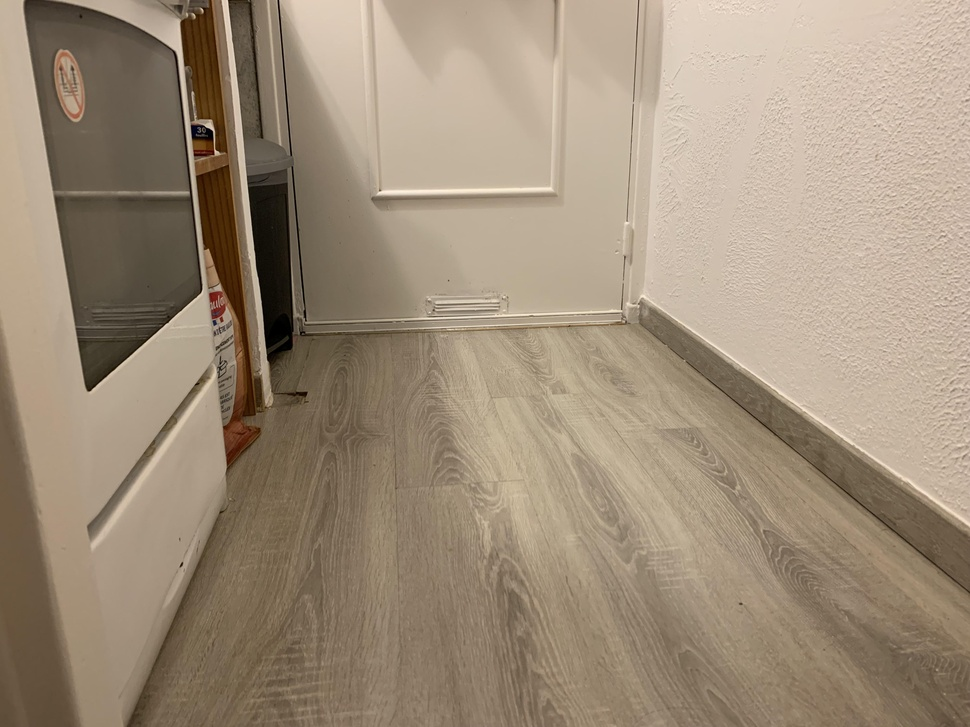
#> input picture salle_photo.jpg, 970 x 727 px, shrunk from 4032 x 3024 before the run
$ python Detection_Objet.py
#> lines starting #> are read from the running program, lines starting #| are printed output that depends on the picture; after the words box and inside, x2 and y2 are one past the last pixel; in counts of white or black regions, pixels touching at a corner belong together
import cv2
import numpy as np

image = cv2.imread('salle_photo.jpg')
#> image is the input picture: shape (727, 970, 3); mean B, G, R 121.6, 141.8, 158.5
if image is None:
    print("L'image n'a pas pu être chargée.")
    exit()

#  RGB en HSV
hsv = cv2.cvtColor(image, cv2.COLOR_BGR2HSV)
#> hsv: shape (727, 970, 3); mean H, S, V 16.5, 65, 158.5

lower_blue = np.array([90, 50, 50])  # Valeurs HSV pour la couleur bleue (exemple)
upper_blue = np.array([130, 255, 255])

# filtre/masque
mask = cv2.inRange(hsv, lower_blue, upper_blue)
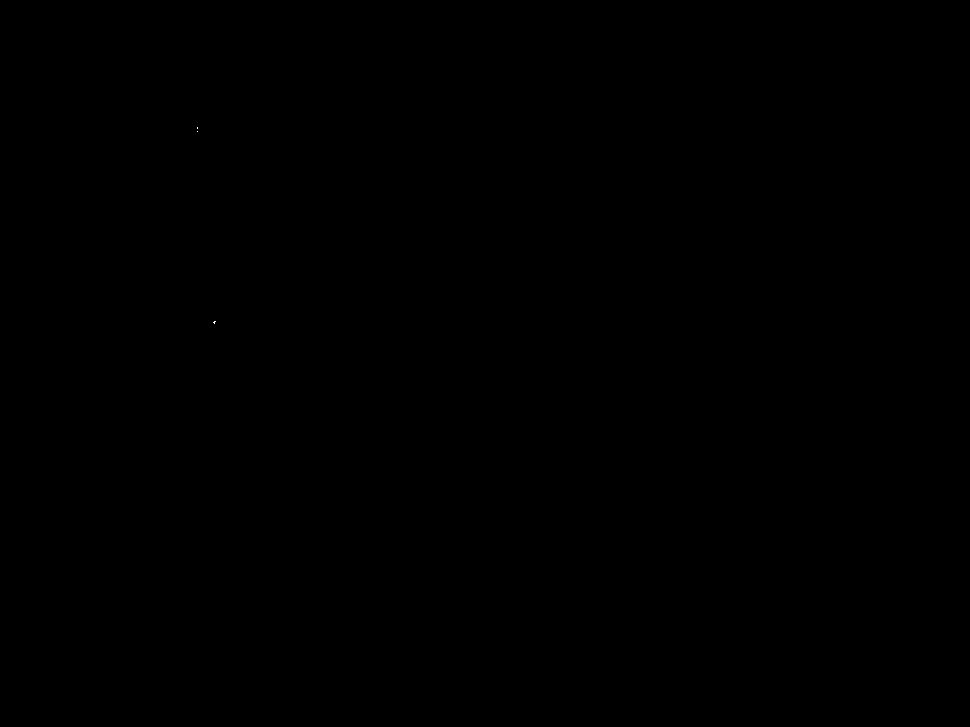
#> mask: shape (727, 970); 0% white in thin lines or dots, all inside (x1, y1, x2, y2) = (197, 127, 216, 324)

#contours
contours, _ = cv2.findContours(mask, cv2.RETR_EXTERNAL, cv2.CHAIN_APPROX_SIMPLE)
#> contours = 3 contours, all with area under 20

#contours
for contour in contours:
    # delta plage de detection , on enleve les trucs trop petit
    if cv2.contourArea(contour) > 1000:
        x, y, w, h = cv2.boundingRect(contour)
        cv2.rectangle(image, (x, y), (x + w, y + h), (0, 255, 0), 2)
#> this loop made 3 passes
#> contour on passes 2 to 3: [[197, 131]], [[197, 127], [197, 128]]

# Sauvegarder l'image
cv2.imwrite('resultat_detection.jpg', image)

$ run again, with salle_github.jpg copied over salle_photo.jpg
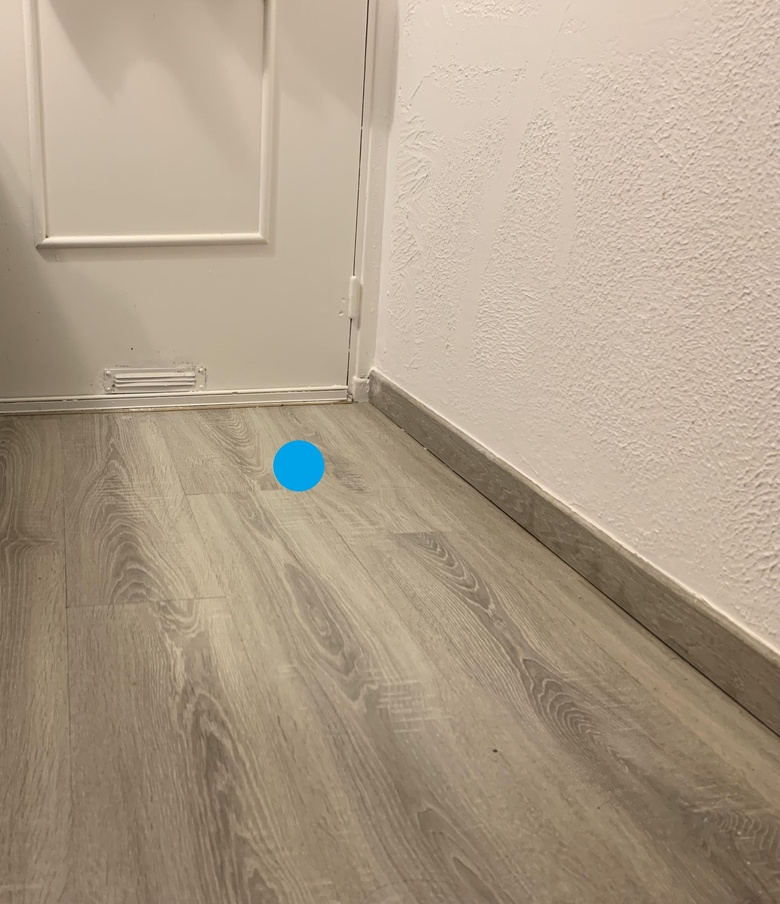
#> input picture salle_github.jpg, 780 x 904 px, shrunk from 2609 x 3024 before the run
#> image is the input picture: shape (904, 780, 3); mean B, G, R 137.8, 158, 174.3
#> hsv: shape (904, 780, 3); mean H, S, V 16.6, 57.4, 174.9
#> mask: shape (904, 780); 0.3% white; 1 white region
#> contours = 1 contour; box (x1, y1, x2, y2) and area: (273, 440, 325, 492) 2073
#> the loop `for contour in contours:` made 1 pass
#> (x, y, w, h) on pass 1: (273, 440, 52, 52)
#> after the loop `for contour in contours:`:
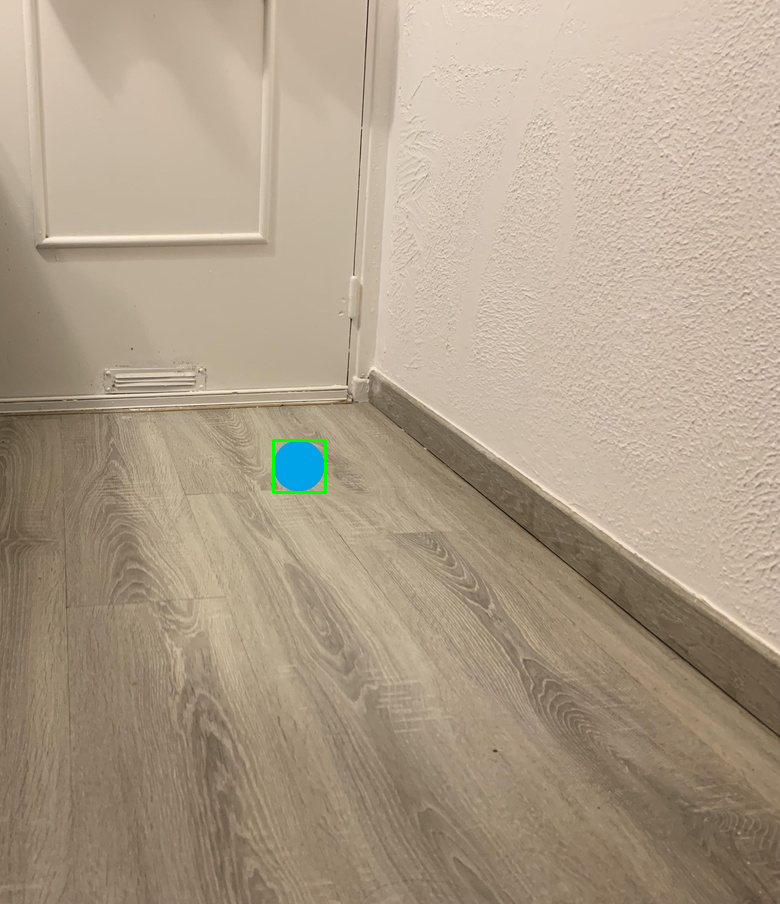
#> image: shape (904, 780, 3); 0.09% of pixels changed, all inside (x1, y1, x2, y2) = (272, 439, 327, 494)
